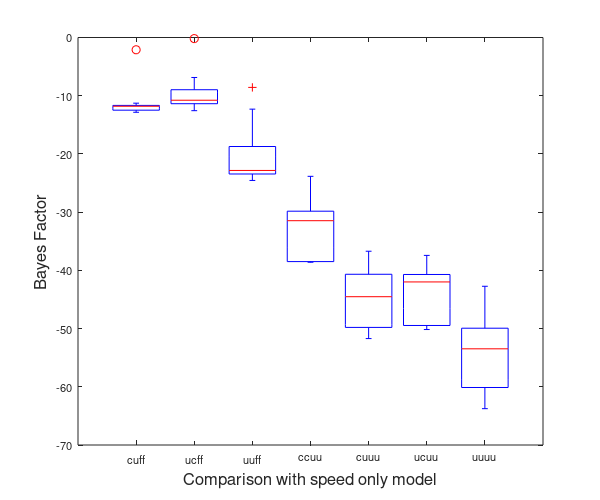

Reproduce this figure in MATLAB.
%BIC model comparisons - negative numbers mean evidence for speed only
%BIC values are HARD CODED - extracted from BICpsychometricAnalysis

% c = constrained
% u = unconstrained
% f = fixed

% alpha beta gamma lambda

%ccff %speed only
speedOnlyBIC = [350.412458665384;290.742203241341;474.326788158224;306.274977760802;316.783268739827;386.836580550426;320.346446839125;571.591409708810;312.579707907907];

%cuff %old speed + duration
cuffBIC = [363.010842523389;303.586628569471;485.990962428701;308.381006417365;328.570038024243;399.271113127660;332.156374510745;584.074458856142;323.860425143544];

cuffBF = speedOnlyBIC - cuffBIC;

cuffMedian = median(cuffBF);

%ucff %old speed + distance

ucffBIC = [357.279948718516;290.932174482721;486.896612910260;315.245656037475;328.156044625275;397.611761224530;331.023897724428;583.667936499769;323.629098189190];

ucffBF = speedOnlyBIC - ucffBIC;

ucffMedian = median(ucffBF);

%uuff % old all cues

uuffBIC = [369.136925653134;303.048146736926;498.498709680581;314.845895905232;340.228981332447;409.706895710113;343.184246800597;596.146386685132;334.536848741735];

uuffBF = speedOnlyBIC - uuffBIC;

uuffMedian = median(uuffBF);

%ccuu %new "speed + duration"

ccuuBIC = [374.259612659398;329.348956114280;505.795803455780;336.613644057034;355.277472388719;412.242396792595;354.930590047601;610.125846471224;342.415840882894];

ccuuBF = speedOnlyBIC - ccuuBIC;

ccuuMedian = median(ccuuBF);

%cuuu

cuuuBIC = [387.350241714168;342.459330477673;520.699736388739;346.946337795798;367.652208774785;423.551052155132;364.872088496357;621.391243788967;355.378612392839];

cuuuBF = speedOnlyBIC - cuuuBIC;

cuuuMedian = median(cuuuBF);

%ucuu %new "all cues"

ucuuBIC = [392.400960642495;329.701577742042;523.795060742336;347.794569852047;366.946531996028;424.265321489204;363.704701113353;621.434539460026;353.286506646012];

ucuuBF = speedOnlyBIC - ucuuBIC;

ucuuMedian = median(ucuuBF);

%uuuu

uuuuBIC = [403.889409030460;354.501299282209;530.176571630432;349.007918868211;378.548190410088;435.012956593382;370.282922474944;631.713054225865;363.768395219697];

uuuuBF = speedOnlyBIC - uuuuBIC;

uuuuMedian = median(uuuuBF);


%figure

allmodels = [cuffBF, ucffBF, uuffBF, ccuuBF, cuuuBF, ucuuBF, uuuuBF];

boxplot(allmodels)
set(gca,'fontsize',8)
xlabel('Comparison with speed only model', 'fontsize',12);
ylabel('Bayes Factor', 'fontsize',12);
set(gca, 'XTickLabel',{'cuff', 'ucff', 'uuff', 'ccuu', 'cuuu', 'ucuu', 'uuuu'});


 set(gcf, 'PaperUnits', 'inches');
 x_width=6;
 y_width=5;
 set(gcf, 'PaperPosition', [0 0 x_width y_width]); %
 saveas(gcf,'newerModelBoxPlot.pdf');